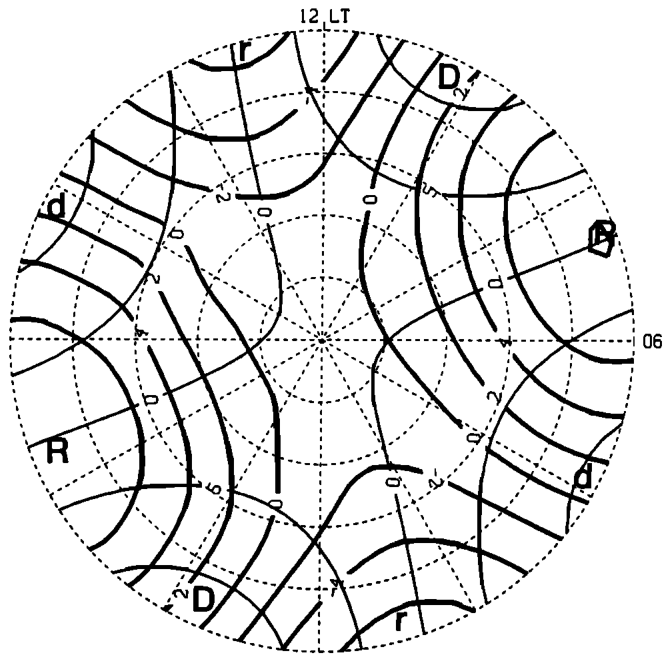
#> input picture Mikkelsen_Larsen_1991/ML_Figure4_TidesAlone_105km.png, 2004 x 1989 px, found by its file name (shown at 1/3 size)
$ jupyter execute --allow-errors Larsen_Mikkelsen_Comparsion_105km_TidesAlone.ipynb   (shell and % lines are left out)   (Python 2 division)
#> lines starting #> are read from the running program, lines starting #| are printed output that depends on the picture
### CalculateMeanWinds.py
"""
CalculateMean.py

Author: srkaeppler
Email: skaeppl [at] clemson [dot] edu
Date: 03/20/2018


Purpose of this function is to calculate the mean dictionaries and have a class that
handles that data processing.  I will reuse this class in plotting software or in python notebooks
I just want something consistent.

10/30/2018 - including the plasma flow and average plasma flows

03/15/2019
This is the version of the code that is submitted as part of
"Incoherent Scatter Radar Observations of Auroral E-region Thermospheric Winds: The Role of Plasma Forcing near Summer Solstice"
This code is in ever way a research code that is presented "as is."
You are strongly encouraged to contact me if you have any questions about what I did.

The purpose of this code is to be an overarching class that parses the monthy ISR
files and calculates the weight mean, mean, and median.

"""

import tables
import numpy
import os
import datetime
import glob
import sys
import copy
sys.path.append('/Users/srkaeppler/research/data/NSF_PFISR_Eregion_NeutralWinds/ProcessingCode')
from tools.configreader.ConfigReader import *

class CalculateMeanWinds:
    def __init__(self, configFile):
        # parse the config file into what I need to do the processing
        self.ConfigReader = ConfigReader()
        self.configFile = configFile
        if configFile:
            if os.path.isfile(configFile):
                self.config = self.ConfigReader.read(configFile)
                print self.config
                # self._check_config()
            else:
                raise Exception('Error: Check config file parameters')

            # parse config file at this point

        else:
            raise Exception('Error: No Config File Specified - exiting')
            sys.exit()

        return

    # [484 lines left out: functions readafile, WeightedMeanNaN, CalculateMeanWindDict, main, not called in this run]

# [8 lines that do not run on import are left out]

### Larsen_Mikkelsen_Comparsion_105km_TidesAlone.ipynb
[cell 1]
import tables
import numpy
import os
import datetime
import matplotlib.pyplot as plt
from matplotlib.backends.backend_pdf import PdfPages
import matplotlib

import glob
import sys
import matplotlib.gridspec as gridspec
import CalculateMeanWinds

import imageio
from scipy import ndimage

[cell 2]
def MakeCircle(rPixels,x0,y0):
#     rPixels = 400.
    theta = numpy.linspace(0,2.*numpy.pi,1000)
    x = x0+rPixels*numpy.cos(theta)
    y = y0+rPixels*numpy.sin(theta)
    return x,y

[cell 3]
def MakeQuiverFigures(DecimalHours, ZonalWinds,MeridWinds,radius=0.5):
    # can now validate using testmltplots.ipynb
#     timeInDegrees = 180-360.*(DecimalHours/24.)
#     print 'timeInDegrees', DecimalHours,timeInDegrees
#     timeInDegrees = 270.-360.*(DecimalHours/24.)
    timeInDegrees = 90.-(360./24.)*DecimalHours
    timeInDegrees = timeInDegrees+0.
    theta = numpy.deg2rad(timeInDegrees)
    radii = numpy.ones(theta.shape[0])*radius
    Ue = ZonalWinds
    Un = MeridWinds
    #test
    # Vin = 0.0
    # Uin = 1.0
    Ux = -numpy.cos(theta)*Un + numpy.sin(theta)*Ue
    Uy = numpy.sin(theta)*Un + numpy.cos(theta)*Ue


    # plt.show()
    return theta,radii, Ux, Uy

[cell 4]
# open Image
im1 = imageio.imread('/Users/srkaeppler/Dropbox/research/data/NSF_PFISR_Eregion_NeutralWinds_SharedData/Larsen_Mikkelsen_1991/ML_Figure4_TidesAlone_105km.png')
#> im1 is the input picture: shape (1989, 2004, 4); mean R, G, B, A 228.1, 228.1, 228.1, 255

[cell 5]
# determine the origin - this is a manual process

plt.figure(figsize=(12,12))
plt.imshow(im1)
plt.ylim([900,1100])
plt.xlim([850,1050])
plt.plot(numpy.arange(850,1050), numpy.ones(200)*1019)
plt.plot(numpy.ones(200)*966, numpy.arange(900,1100))
# plt.plot(numpy.arange(2000), numpy.ones(2000)*1000., 'r.')
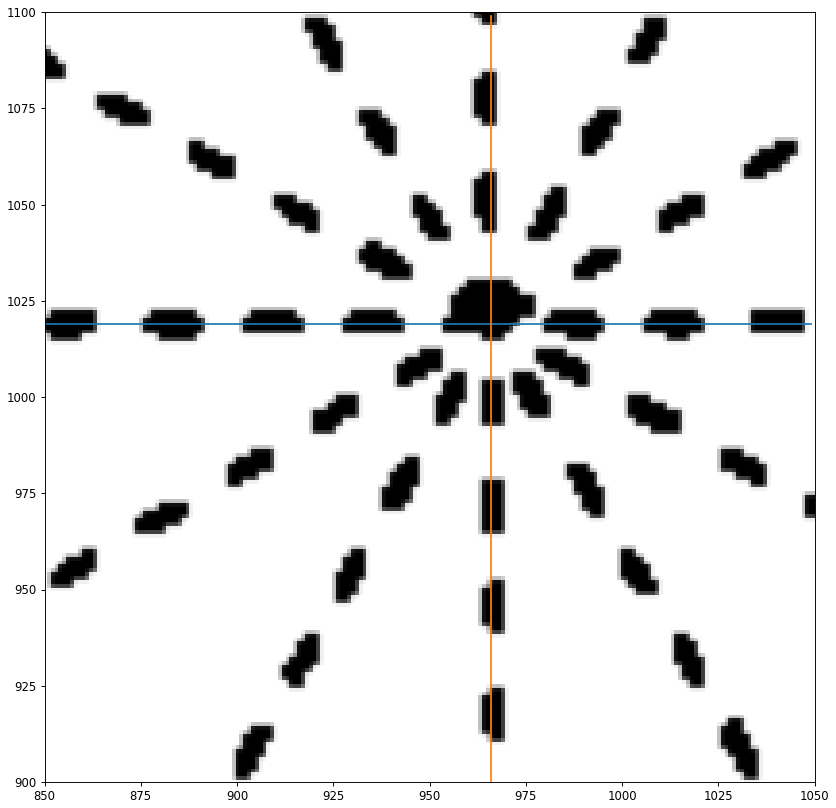
#> figure drawn by matplotlib, 1 panel

[cell 6]
# check the origin
x0 = 966
y0 = 1019
plt.figure(figsize=(12,12))
im = ndimage.rotate(im1, 0.0)
plt.imshow(im)
plt.plot(numpy.arange(im1.shape[0]), numpy.ones(im1.shape[0])*y0, 'b-')
plt.plot(numpy.ones(im1.shape[1])*x0, numpy.arange(im1.shape[1]), 'r-')

x80,y80 = MakeCircle(185,x0,y0)
plt.plot(x80,y80,'r.')


x70,y70 = MakeCircle(375,x0,y0)
plt.plot(x70,y70,'r.')

x60,y60 = MakeCircle(562,x0,y0)
plt.plot(x60,y60,'r.')

x50,y50 = MakeCircle(747,x0,y0)
plt.plot(x50,y50,'r.')

x68,y68 = MakeCircle(412,x0,y0)
plt.plot(x68,y68,'b.')

im1.shape[0]
#> Out = 1989

# need to do usual x,y coordinates kind of like what cecile did
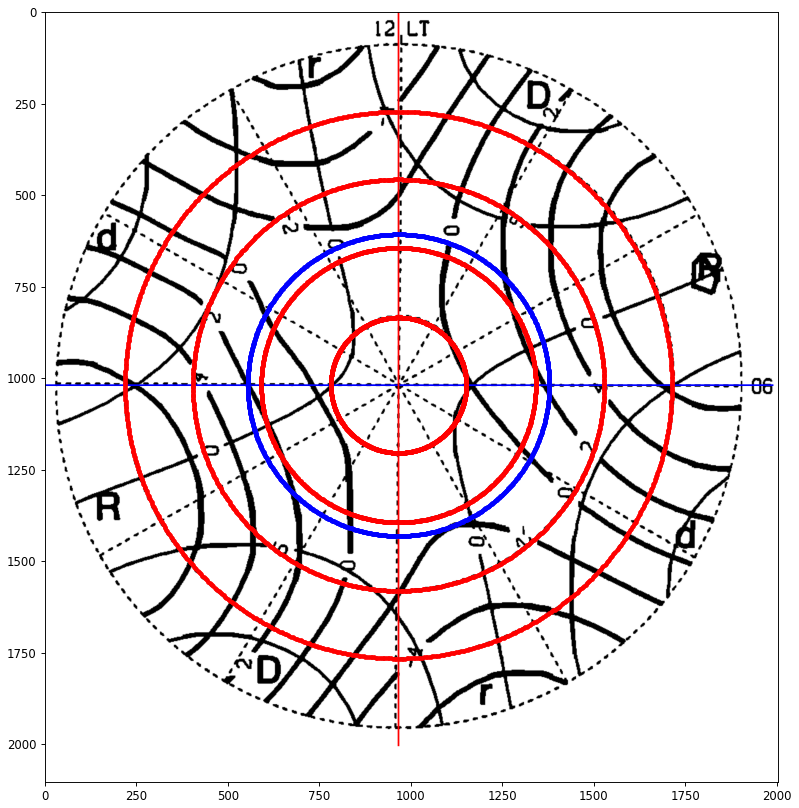
#> figure drawn by matplotlib, 1 panel
